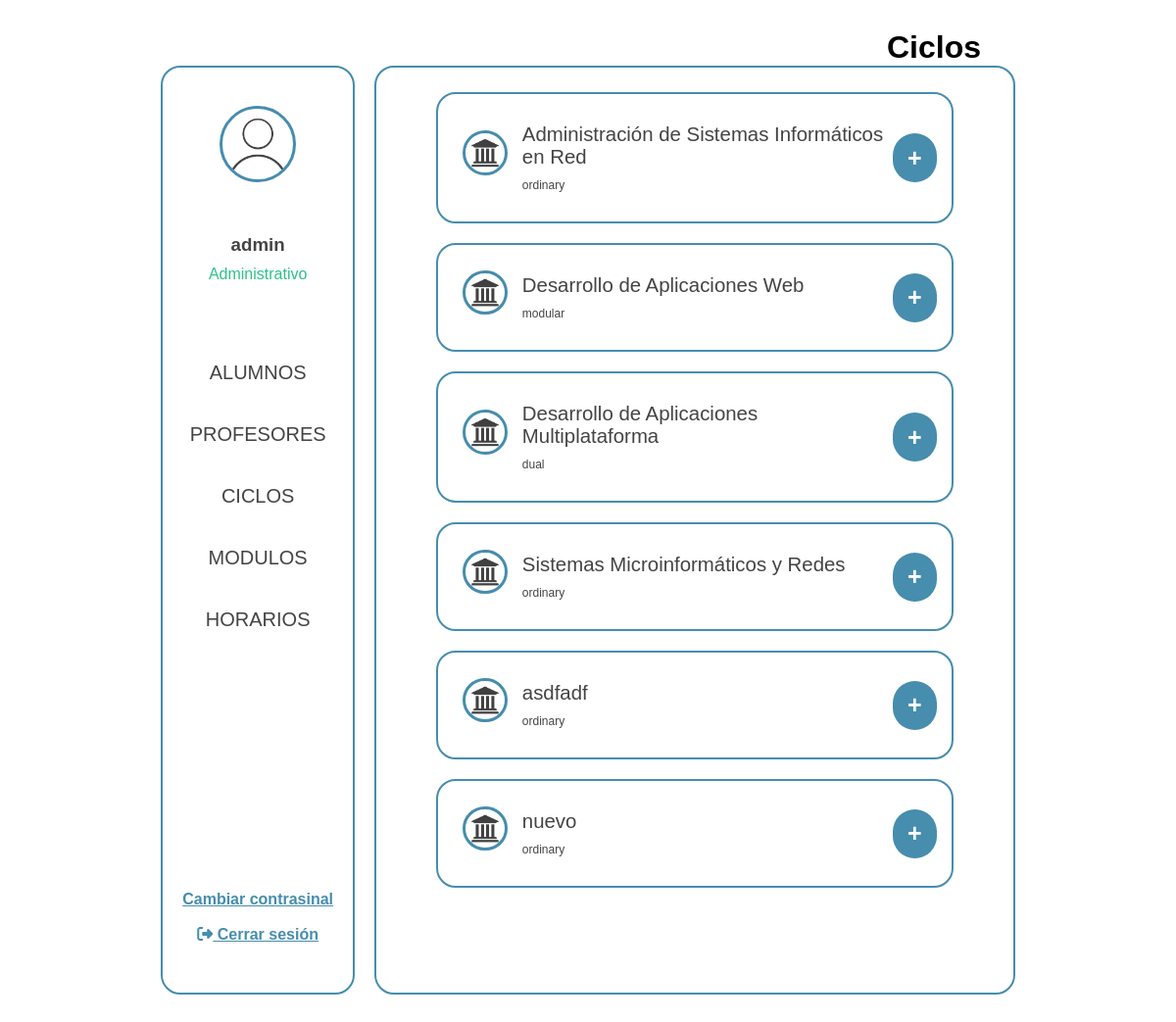
/GestionHorarios/www/pages/student/student_vocational_trainings.php (signed in), run on an earlier commit of the app's database.
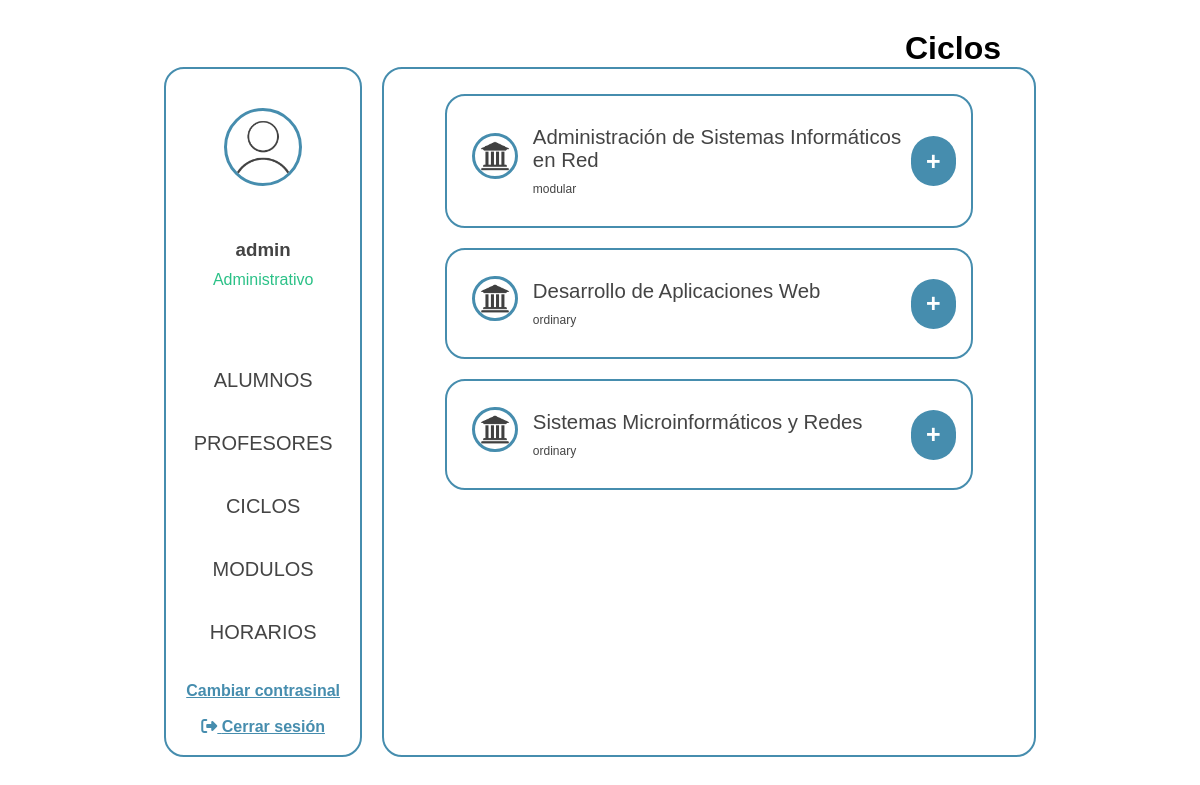
And on a later commit of the database.
### tables this page shows
CREATE TABLE `vocational_trainings` (
  `id` int NOT NULL,
  `course_code` varchar(50) NOT NULL,
  `course_name` varchar(100) NOT NULL,
  `modality` enum('ordinary','dual','modular','') NOT NULL,
  `type` enum('medium','higher') NOT NULL,
  `time_stamp` datetime NOT NULL DEFAULT CURRENT_TIMESTAMP
);

### GestionHorarios/www/pages/student/student_vocational_trainings.php (the view, shortened to what this page needs)
<?php
include_once '../../functions/connection.php';
$userId = $_SESSION['user']['id'];
$sqlUserCiclos = "SELECT vocational_training_id FROM users_vocational_trainings WHERE user_id = ?";
$stmtUserCiclos = $pdo->prepare($sqlUserCiclos);
$stmtUserCiclos->execute([$userId]);
$userCiclos = $stmtUserCiclos->fetchAll(PDO::FETCH_COLUMN);
$sql = "SELECT * FROM vocational_trainings";
$stmt = $pdo->query($sql);
?>
<!DOCTYPE html>
<html lang="es">
<head>
    <link rel="stylesheet" href="../../pages/css/administrator_panel.css">
</head>
<body>
    <h2>Ciclos</h2>
    <div class="container">
        <?php include_once('../partials/container_left.php') ?>
        <div class="container-rigth">
                <form class="mostrar-ciclos" id="ciclos-form">
                    <?php while ($fila = $stmt->fetch(PDO::FETCH_ASSOC)): ?>
                        <?php $isChecked = in_array($fila['id'], $userCiclos) ? 'checked' : ''; ?>
                        <div class='container-user container-check'>
                            <div class='row'>
                                <div class='user-imagen-alumn'>
                                    <img src='/images/ciclo.png' class='pic-alumn' alt='Módulo img'>
                                </div>
                                <div class='user-texto'>
                                    <p class='texto-nombre'><?= htmlspecialchars($fila['course_name']) ?></p>
                                    <p class='texto-ciclo'><?= htmlspecialchars($fila['modality']) ?></p>
                                </div>
                                <div class='user-botonesAdd'>
                                    <label for="ciclo<?= $fila['id'] ?>" class="toggle-icon" id="icono<?= $fila['id'] ?>">
                                        <?= $isChecked ? '-' : '+' ?>
                                    </label>
                                </div>
                            </div>
                        </div>
                    <?php endwhile; ?>
                </form>
        </div>
    </div>
</body>
</html>

What changed in the data, as far as the page shows it:
removed vocational_trainings: course_name "Desarrollo de Aplicaciones Multiplataforma", modality "dual"
removed vocational_trainings: course_name "asdfadf", modality "ordinary"
removed vocational_trainings: course_name "nuevo", modality "ordinary"
changed vocational_trainings "Administración de Sistemas Informáticos en Red": modality "ordinary" → "modular"
changed vocational_trainings "Desarrollo de Aplicaciones Web": modality "modular" → "ordinary"
